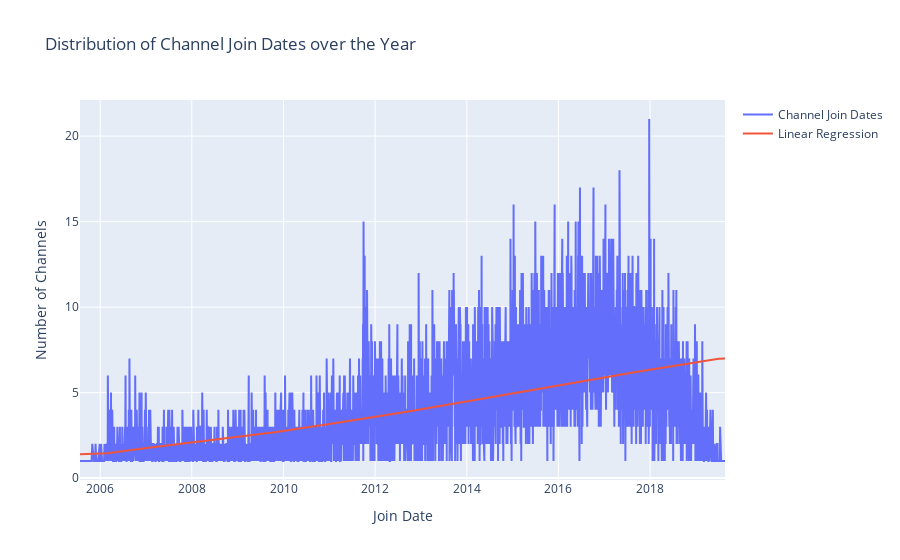

Notebook code cell kept with this figure:
### Markdown cell above
We will begin our analysis with a focus on channel join dates within the People & Blogs category on YouTube. By examining these dates, we aim to uncover trends and notable periods of channel creation, potentially unveiling influential milestones or temporal patterns shaping the category's evolution.

### Code cell
# extract the join date from the dataframe
join_dates = pd.to_datetime(df_people_and_blogs['join_date'])

# get join counts for each date
join_dates_counts = join_dates.dt.date.value_counts().sort_index()

fig = go.Figure()
fig.add_trace(go.Scatter(x=join_dates_counts.index, y=join_dates_counts.values, mode='lines', name='Channel Join Dates'))

# Fit LinReg
X = np.arange(len(join_dates_counts)).reshape(-1, 1)
y = join_dates_counts.values.reshape(-1, 1)
model = LinearRegression().fit(X, y)
y_pred = model.predict(X)

fig.add_trace(go.Scatter(x=join_dates_counts.index, y=y_pred.flatten(), mode='lines', name='Linear Regression'))

# update layout 
fig.update_layout(title='Distribution of Channel Join Dates over the Year', xaxis_title='Join Date', yaxis_title='Number of Channels')

fig.show()

### Figure 1 — Plotly figure (JSON) as saved in the notebook; plotly's stock layout.template omitted (floating-point values rounded to 4 significant figures; data arrays with more than 128 entries replaced by an {"elided": "..."} marker saying what was removed)
{"data": [{"mode": "lines", "name": "Channel Join Dates", "type": "scatter", "x": {"elided": "4387 str values"}, "y": {"elided": "4387 int values"}}, {"mode": "lines", "name": "Linear Regression", "type": "scatter", "x": {"elided": "4387 str values"}, "y": {"elided": "4387 float values"}}], "layout": {"title": {"text": "Distribution of Channel Join Dates over the Year"}, "xaxis": {"title": {"text": "Join Date"}}, "yaxis": {"title": {"text": "Number of Channels"}}}}
